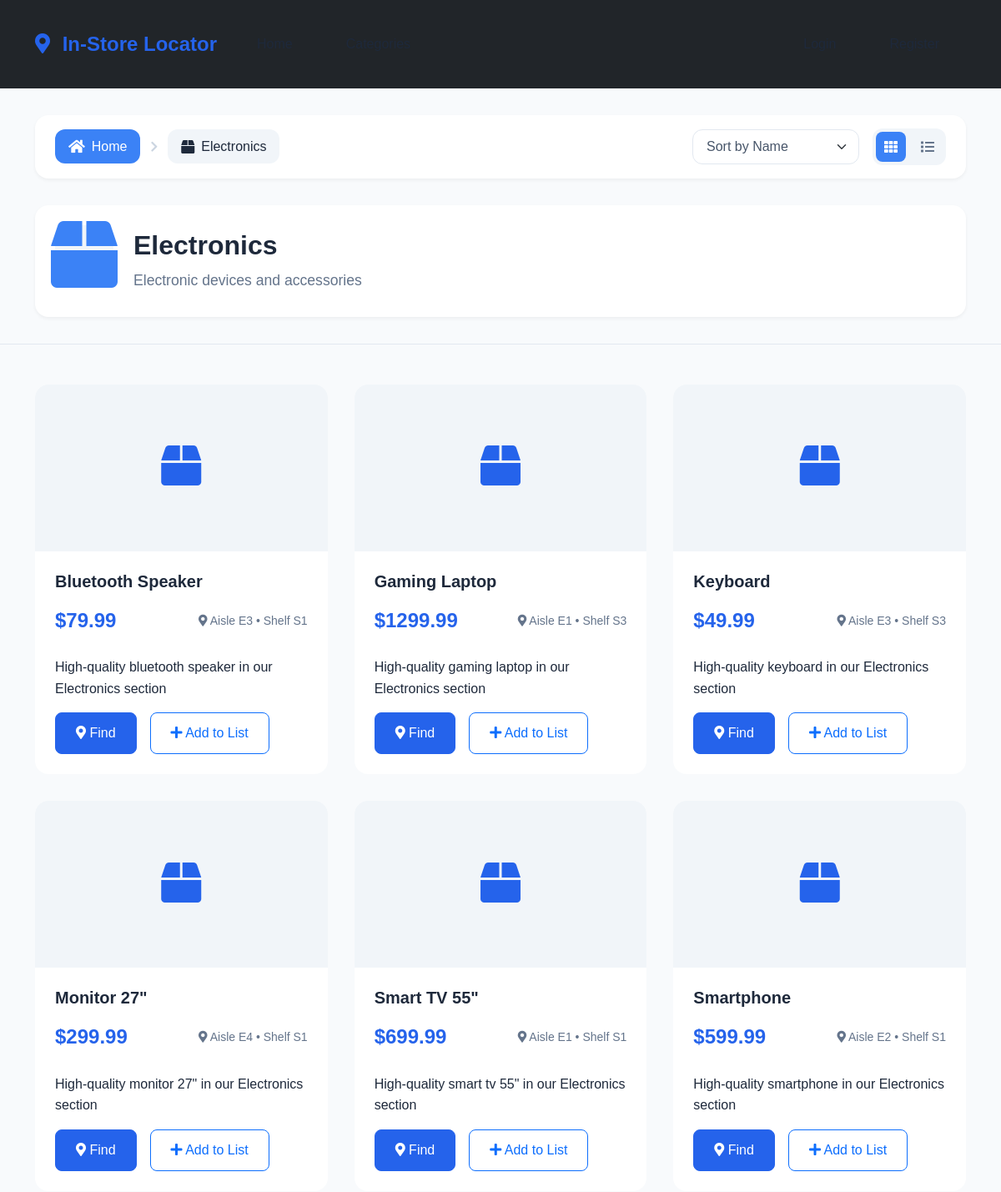
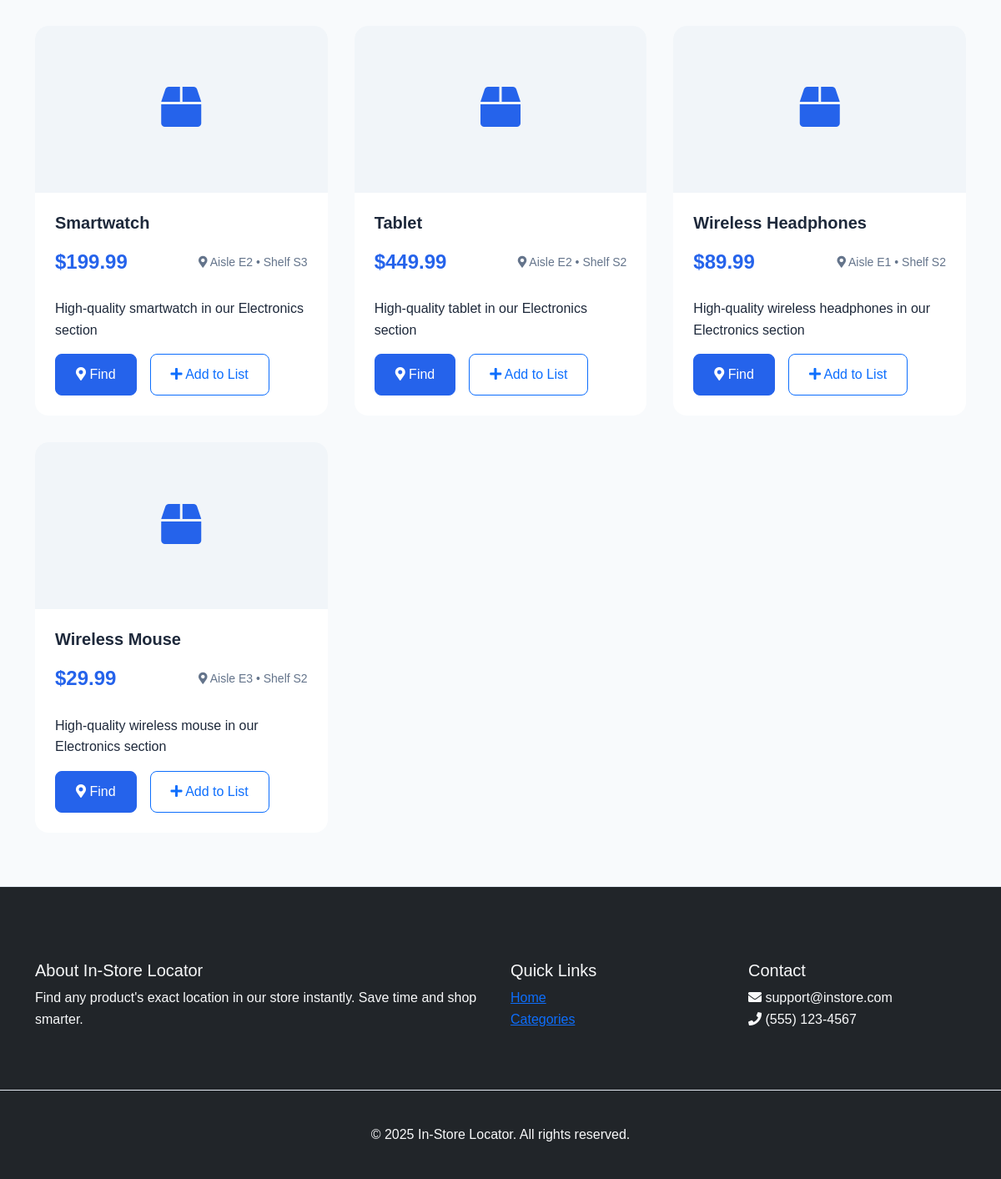
/category/9/, run on the app's committed database (2 pictures, top to bottom).
### store/models.py (models this page shows, shortened)
class Category(models.Model):
    name = models.CharField(max_length=100)
    description = models.TextField()
    icon = models.CharField(max_length=50, default='box')
    class Meta:
        verbose_name_plural = "Categories"

class Product(models.Model):
    name = models.CharField(max_length=200)
    description = models.TextField()
    price = models.DecimalField(max_digits=10, decimal_places=2)
    category = models.ForeignKey(Category, on_delete=models.CASCADE)
    aisle = models.CharField(max_length=10)
    shelf = models.CharField(max_length=10)
    stock = models.IntegerField(default=100)
    created_at = models.DateTimeField(auto_now_add=True)

### store/views.py (the view)
# urls.py: path('category/<int:category_id>/', views.category_products, name='category_products'),
def category_products(request, category_id):
    category = get_object_or_404(Category, id=category_id)
    products = Product.objects.filter(category=category).order_by('name')
    if request.user.is_authenticated:
        shopping_list_items = ShoppingList.objects.filter(user=request.user).values_list('product_id', flat=True)
    else:
        shopping_list_items = []
    paginator = Paginator(products, 12)  # Show 12 products per page
    page = request.GET.get('page')
    products = paginator.get_page(page)
    context = {
        'category': category,
        'products': products,
        'shopping_list_items': list(shopping_list_items)
    }
    return render(request, 'store/category_products.html', context)

### store/templates/store/category_products.html (shortened to what this page needs)
{% extends 'store/base.html' %}
{% load static %}
{% block content %}
<section class="category-header">
    <div class="container">
        <div class="navigation-wrapper" data-aos="fade-down">
            <div class="breadcrumb-nav">
                <a href="{% url 'home' %}" class="nav-item home-link">
                    <i class="fas fa-home"></i>
                    <span>Home</span>
                </a>
                <i class="fas fa-chevron-right separator"></i>
                <div class="nav-item current">
                    <i class="fas fa-{{ category.icon }}"></i>
                    <span>{{ category.name }}</span>
                </div>
            </div>
            <div class="category-actions">
                <div class="sort-dropdown">
                    <select class="form-select">
                        <option value="name">Sort by Name</option>
                    </select>
                </div>
                <div class="view-controls">
                    <button class="view-btn active" data-view="grid" title="Grid View">
                        <i class="fas fa-th"></i>
                    </button>
                    <button class="view-btn" data-view="list" title="List View">
                        <i class="fas fa-list"></i>
                    </button>
                </div>
            </div>
        </div>
        <div class="category-info" data-aos="fade-up">
            <div class="category-icon">
                <i class="fas fa-{{ category.icon }} fa-2x"></i>
            </div>
            <div class="category-text">
                <h1 class="page-title">{{ category.name }}</h1>
                <p class="page-subtitle">{{ category.description }}</p>
            </div>
        </div>
    </div>
</section>
<section class="products-section">
    <div class="container">
        <div class="products-grid" id="products-container">
            {% for product in products %}
            <div class="product-card" data-aos="fade-up" data-aos-delay="{% widthratio forloop.counter 1 50 %}">
                <div class="product-image">
                    <div class="product-icon">
                        <i class="fas fa-{{ category.icon }}"></i>
                    </div>
                </div>
                <div class="product-details">
                    <h3 class="product-title">{{ product.name }}</h3>
                    <div class="product-meta">
                        <span class="product-price">${{ product.price }}</span>
                        <span class="product-location">
                            <i class="fas fa-map-marker-alt"></i>
                            Aisle {{ product.aisle }} • Shelf {{ product.shelf }}
                        </span>
                    </div>
                    <p class="product-description">{{ product.description }}</p>
                    <div class="product-actions">
                        <button class="btn btn-primary find-product" data-product-id="{{ product.id }}">
                            <i class="fas fa-map-marker-alt"></i> Find
                        </button>
                        {% if user.is_authenticated %}
                            <button class="btn btn-outline-primary toggle-list"
                                    data-product-id="{{ product.id }}"
                                    data-in-list="{% if product.id in shopping_list_items %}true{% else %}false{% endif %}">
                                <i class="fas {% if product.id in shopping_list_items %}fa-check{% else %}fa-plus{% endif %}"></i>
                                {% if product.id in shopping_list_items %}In List{% else %}Add to List{% endif %}
                            </button>
                        {% else %}
                            <a href="{% url 'login' %}?next={{ request.path }}" class="btn btn-outline-primary">
                                <i class="fas fa-plus"></i> Add to List
                            </a>
                        {% endif %}
                    </div>
                </div>
            </div>
            {% endfor %}
        </div>
    </div>
</section>
{% endblock %}

### store/static/store/css/style.css (style rules this page uses)
:root { --primary-color: #2563eb; --secondary-color: #3b82f6; --accent-color: #f97316; --background-color: #f8fafc; --text-color: #1e293b; --light-text: #64748b; --border-color: #e2e8f0; --success-color: #22c55e; --warning-color: #f59e0b; --error-color: #ef4444; }
* { margin: 0; padding: 0; box-sizing: border-box; }
body { font-family: 'Outfit', sans-serif; background-color: var(--background-color); color: var(--text-color); line-height: 1.6; }
.btn { padding: 0.75rem 1.5rem; border-radius: 0.5rem; font-weight: 500; transition: all 0.3s ease; }
.btn-primary { background-color: var(--primary-color); border-color: var(--primary-color); }
.category-icon { font-size: 2.5rem; color: var(--primary-color); margin-bottom: 1rem; }
.products-grid { display: grid; grid-template-columns: repeat(auto-fill, minmax(280px, 1fr)); gap: 2rem; margin-top: 3rem; }
.product-card { background: white; border-radius: 1rem; overflow: hidden; transition: all 0.3s ease; }
.product-image { height: 200px; background: #f1f5f9; display: flex; align-items: center; justify-content: center; position: relative; }
.product-icon { font-size: 3rem; color: var(--primary-color); }
.product-details { padding: 1.5rem; }
.product-title { font-size: 1.25rem; font-weight: 600; margin-bottom: 1rem; color: var(--text-color); }
.product-meta { display: flex; justify-content: space-between; align-items: center; margin-bottom: 1.5rem; }
.product-price { font-size: 1.5rem; font-weight: 700; color: var(--primary-color); }
.product-location { color: var(--light-text); font-size: 0.875rem; }
.product-actions { display: flex; gap: 1rem; }

### store/templates/store/category_products.html (style rules this page uses)
.category-header { background: #f8fafc; padding: 2rem 0; border-bottom: 1px solid #e2e8f0; }
.navigation-wrapper { display: flex; justify-content: space-between; align-items: center; margin-bottom: 2rem; background: white; padding: 1rem 1.5rem; border-radius: 1rem; box-shadow: 0 2px 4px rgba(0, 0, 0, 0.05); }
.breadcrumb-nav { display: flex; align-items: center; gap: 0.75rem; }
.nav-item { display: flex; align-items: center; gap: 0.5rem; padding: 0.5rem 1rem; border-radius: 0.75rem; color: #475569; text-decoration: none; transition: all 0.3s ease; }
.nav-item.home-link { background: #3b82f6; color: white; font-weight: 500; }
.nav-item.home-link i { font-size: 1.1rem; }
.nav-item.current { background: #f1f5f9; color: #1e293b; font-weight: 500; }
.separator { color: #cbd5e1; font-size: 0.875rem; }
.category-actions { display: flex; align-items: center; gap: 1rem; }
.sort-dropdown { min-width: 200px; }
.form-select { border: 1px solid #e2e8f0; border-radius: 0.75rem; padding: 0.5rem 1rem; color: #475569; cursor: pointer; transition: all 0.3s ease; }
.view-controls { display: flex; gap: 0.5rem; background: #f1f5f9; padding: 0.25rem; border-radius: 0.75rem; }
.view-btn { border: none; background: transparent; padding: 0.5rem; width: 36px; height: 36px; border-radius: 0.5rem; color: #64748b; cursor: pointer; transition: all 0.2s ease; display: flex; align-items: center; justify-content: center; }
.view-btn.active { background: #3b82f6; color: white; }
.category-info { display: flex; align-items: center; gap: 1.5rem; padding: 1.5rem; background: white; border-radius: 1rem; box-shadow: 0 2px 4px rgba(0, 0, 0, 0.05); }
.category-icon { width: 70px; height: 70px; background: #f1f5f9; border-radius: 1rem; display: flex; align-items: center; justify-content: center; color: #3b82f6; }
.category-text { flex: 1; }
.page-title { color: #1e293b; margin: 0; font-size: 2rem; font-weight: 700; }
.page-subtitle { color: #64748b; margin: 0.5rem 0 0; font-size: 1.1rem; }

### data on the page
Category: name "Electronics", description "Electronic devices and accessories"
Product: name "Bluetooth Speaker", price "79.99", aisle "E3", shelf "S1", description "High-quality bluetooth speaker in our Electronics section"
Product: name "Gaming Laptop", price "1299.99", aisle "E1", shelf "S3", description "High-quality gaming laptop in our Electronics section"
Product: name "Keyboard", price "49.99", aisle "E3", shelf "S3", description "High-quality keyboard in our Electronics section"
Product: name "Monitor 27\"", price "299.99", aisle "E4", shelf "S1", description "High-quality monitor 27\" in our Electronics section"
Product: name "Smart TV 55\"", price "699.99", aisle "E1", shelf "S1", description "High-quality smart tv 55\" in our Electronics section"
Product: name "Smartphone", price "599.99", aisle "E2", shelf "S1", description "High-quality smartphone in our Electronics section"
Product: name "Smartwatch", price "199.99", aisle "E2", shelf "S3", description "High-quality smartwatch in our Electronics section"
Product: name "Tablet", price "449.99", aisle "E2", shelf "S2", description "High-quality tablet in our Electronics section"
Product: name "Wireless Headphones", price "89.99", aisle "E1", shelf "S2", description "High-quality wireless headphones in our Electronics section"
Product: name "Wireless Mouse", price "29.99", aisle "E3", shelf "S2", description "High-quality wireless mouse in our Electronics section"
